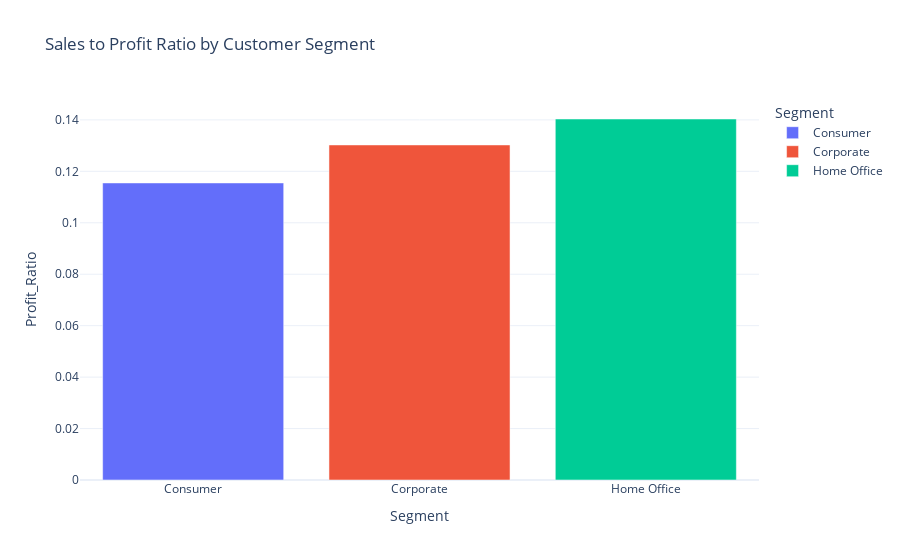

The cell this chart's notebook holds for it:
### Code cell
fig = px.bar(
    segment_analysis,
    x='Segment',
    y='Profit_Ratio',
    color='Segment',
    title='Sales to Profit Ratio by Customer Segment'
)
fig.show()

### Figure 1 — Plotly figure (JSON) as saved in the notebook; plotly's stock layout.template omitted (floating-point values rounded to 4 significant figures)
{"data": [{"hovertemplate": "Segment=%{x}<br>Profit_Ratio=%{y}<extra></extra>", "legendgroup": "Consumer", "marker": {"color": "#636efa", "pattern": {"shape": ""}}, "name": "Consumer", "orientation": "v", "showlegend": true, "textposition": "auto", "type": "bar", "x": ["Consumer"], "xaxis": "x", "y": [0.1155], "yaxis": "y"}, {"hovertemplate": "Segment=%{x}<br>Profit_Ratio=%{y}<extra></extra>", "legendgroup": "Corporate", "marker": {"color": "#EF553B", "pattern": {"shape": ""}}, "name": "Corporate", "orientation": "v", "showlegend": true, "textposition": "auto", "type": "bar", "x": ["Corporate"], "xaxis": "x", "y": [0.1303], "yaxis": "y"}, {"hovertemplate": "Segment=%{x}<br>Profit_Ratio=%{y}<extra></extra>", "legendgroup": "Home Office", "marker": {"color": "#00cc96", "pattern": {"shape": ""}}, "name": "Home Office", "orientation": "v", "showlegend": true, "textposition": "auto", "type": "bar", "x": ["Home Office"], "xaxis": "x", "y": [0.1403], "yaxis": "y"}], "layout": {"barmode": "relative", "legend": {"title": {"text": "Segment"}, "tracegroupgap": 0}, "title": {"text": "Sales to Profit Ratio by Customer Segment"}, "xaxis": {"anchor": "y", "categoryarray": ["Consumer", "Corporate", "Home Office"], "categoryorder": "array", "domain": [0, 1], "title": {"text": "Segment"}}, "yaxis": {"anchor": "x", "domain": [0, 1], "title": {"text": "Profit_Ratio"}}}}
